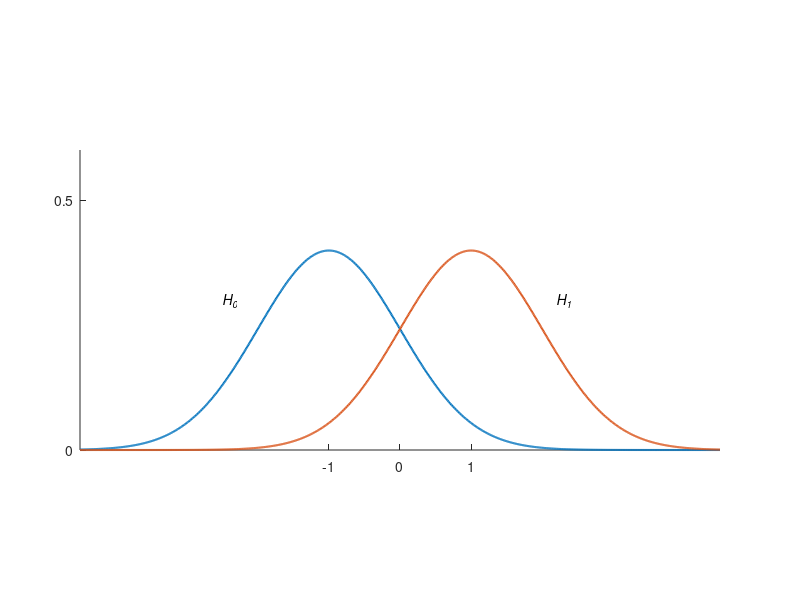

Source code (MATLAB):


%h=axes('Position',[0 0 1 1],'Visible','off');
%f=axes('Position',[.01 .53 1 .46]);
clf;

g=axes('Position',[.1 .25 .8 .5]);

set(gcf,'CurrentAxes',g)

hold on
a=4.5;
x=-a:.01:a;
y0=normpdf(x,-1,1);
y1=normpdf(x,1,1);

plot(x,y0,'linewidth',1.5)
plot(x,y1,'linewidth',1.5)

axis([-a a 0 .6])

% yaxis
%plot([0,0],[0,1],'linewidth',1.5)
% xaxis
%plot([-5,5],[0,0],'linewidth',1.5)

set(gca,'XTick',[-1,0,1]);
set(gca,'YTick',[0,0.5]);

%set(gca,'XTickLabel',{' '})
%set(gca,'YTickLabel',{' '})

text(-2.5,.3,'\itH_0','FontWeight','Bold')
text(2.2,.3,'\itH_1','FontWeight','Bold')

